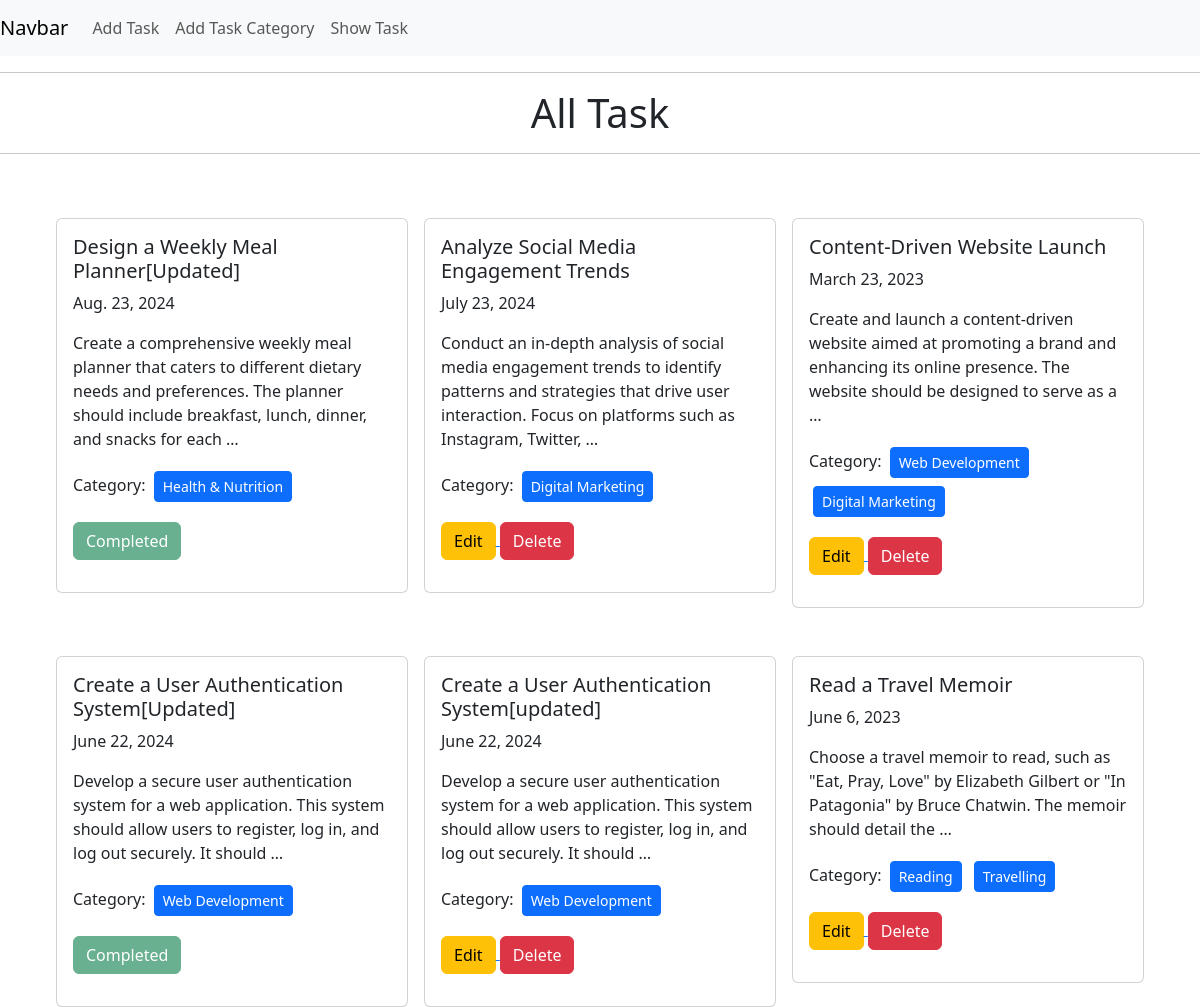
Before: / with the older database file.
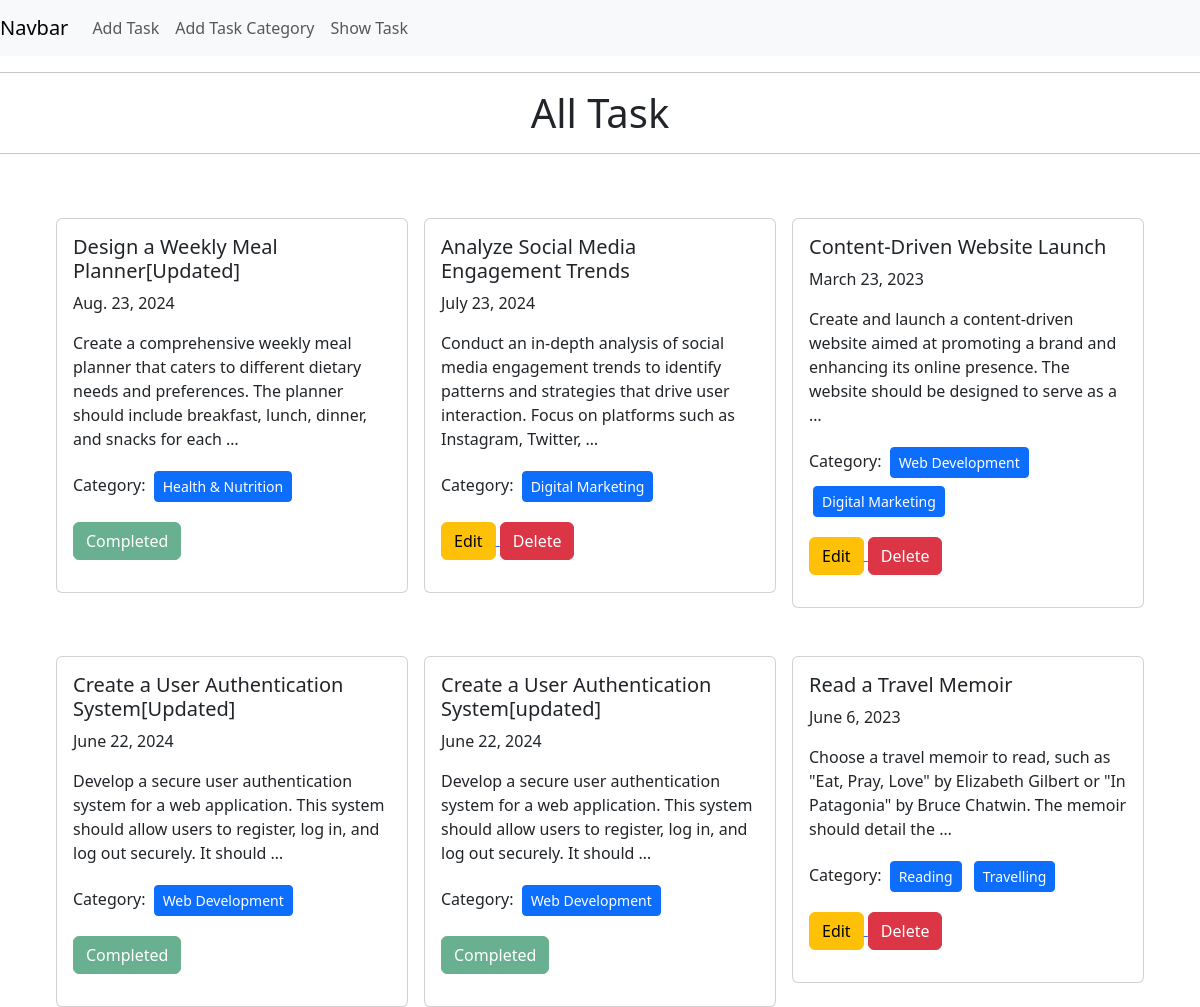
After: the same page with the newer database file.
### task_model/models.py (models this page shows, shortened)
class TaskModel(models.Model):
    title = models.CharField(max_length=50)
    Description = models.TextField()
    assign_date = models.DateField()
    task_category_model = models.ManyToManyField(TaskCategoryModel)
    is_completed = models.BooleanField()

### task_category_model/models.py (models this page shows, shortened)
class TaskCategoryModel(models.Model):
    category_name = models.CharField(max_length=100)

### Task_Management_System/views.py (the view)
# urls.py: path('', views.show_task , name="home"),
def show_task(requeust):
    data = TaskModel.objects.all()
    return render(requeust,'home.html', {'data' : data})

### templates/home.html (shortened to what this page needs)
{% extends "base.html" %}
{% block content %}
<hr>
<h1 style="text-align: center;">All Task</h1>
<hr>
<div class="d-flex flex-wrap justify-content-center px-5">
    {% for task in data %}
    <div class="col-sm-4 px pt-5">
        <div class="card mx-2">
        <div class="card-body">
            <h5 class="card-title">{{task.title}}</h5>
            <p class="card-text">{{task.assign_date}}</p>
            <p class="card-text">{{task.Description | truncatewords:25 }}</p>
            <p>
                Category:
                {% for cat in task.task_category_model.all  %}
                <button class="btn btn-primary btn-sm m-1">
                    {{cat.category_name}}
                </button>
                {% endfor %}
            </p>
            <p>
                {% if not task.is_completed %}
                <a href="{% url 'edit_task' task.id%}">
                    <input class="btn btn-warning" type="submit" value="Edit">
                </a>
                <a href="{% url 'delete_task' task.id%}">
                    <input class="btn btn-danger" type="submit" value="Delete">
                </a>
                {% else %}
                <input class="btn btn-success" type="submit" value="Completed" Disabled>
                {% endif %}
            </p>
        </div>
        </div>
    </div>
    {% endfor %}
</div>
{% endblock content %}

### templates/base.html (shortened to what this page needs)
<!DOCTYPE html>
<html lang="en">
<head>
    <link href="https://cdn.jsdelivr.net/npm/bootstrap@5.3.3/dist/css/bootstrap.min.css" rel="stylesheet">
</head>
<body>
    <nav class="navbar navbar-expand-lg navbar-light bg-light">
        <a class="navbar-brand" href="#">Navbar</a>
        <div class="collapse navbar-collapse" id="navbarNav">
          <ul class="navbar-nav">
            <li class="nav-item">
              <a class="nav-link" href="{% url 'add_task'%}">Add Task</a>
            </li>
            <li class="nav-item">
              <a class="nav-link" href="{% url 'add_task_category'%}">Add Task Category</a>
            </li>
            <li class="nav-item active">
                <a class="nav-link" href="{% url 'home'%}">Show Task</a>
              </li>
          </ul>
        </div>
    </nav>
    {% block content %}{% endblock content %}
</body>
</html>

Changed rows visible on the page:
changed TaskModel "Create a User Authentication System[updated]": is_completed False → True (drawn); value "Edit" → "Completed"; value "Delete" → (not shown)
